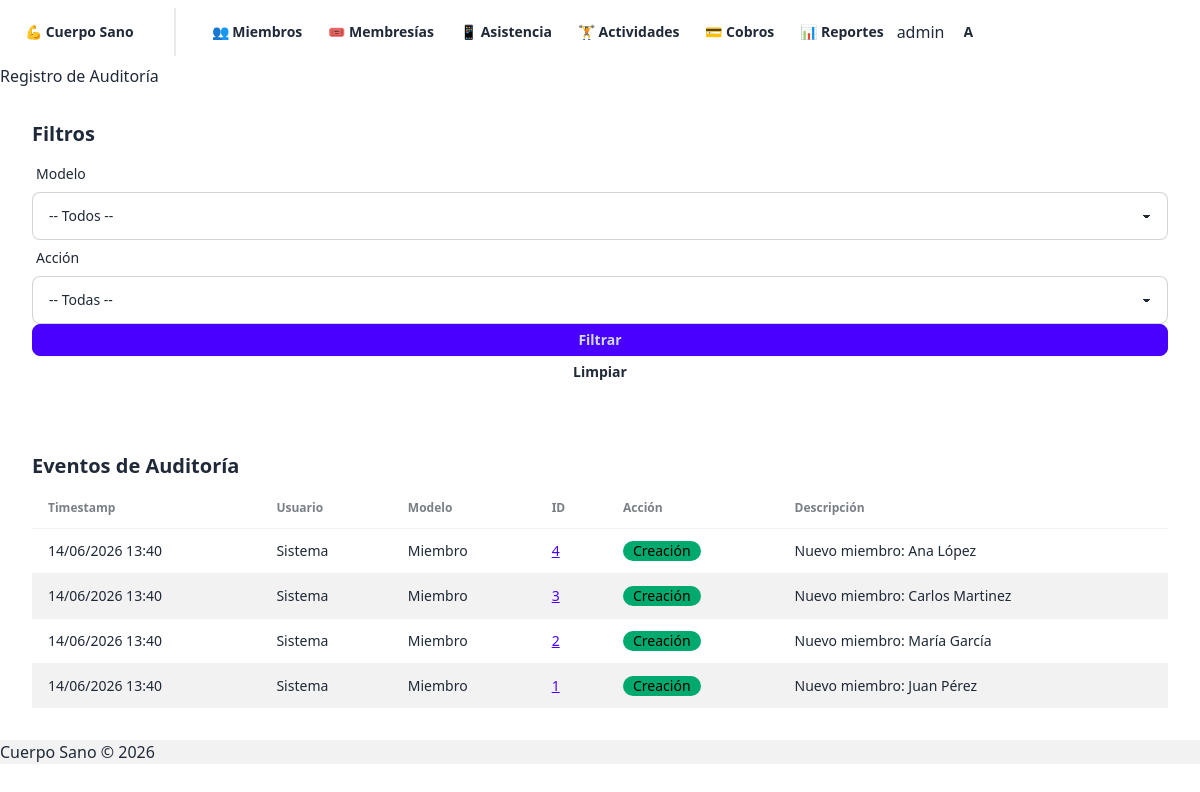
Screenshot of /historial/auditlog/ (signed in) with the database file from the repository.
### historial/models.py (models this page shows, shortened)
class AuditLog(models.Model):
    ACCION_CHOICES = [
        ('CREATE', 'Creación'),
        ('UPDATE', 'Actualización'),
        ('DELETE', 'Eliminación'),
    ]
    modelo = models.CharField(max_length=50)  # Ej: 'Miembro', 'Cobro'
    id_objeto = models.IntegerField()  # ID del objeto auditado
    accion = models.CharField(max_length=10, choices=ACCION_CHOICES)
    usuario = models.ForeignKey(User, on_delete=models.SET_NULL, null=True, blank=True)
    timestamp = models.DateTimeField(auto_now_add=True)
    cambios = models.JSONField(default=dict, blank=True)  # {campo: {anterior: X, nuevo: Y}}
    descripcion = models.TextField(blank=True)
    class Meta:
        ordering = ['-timestamp']
        verbose_name_plural = 'Auditoría'
        indexes = [
            models.Index(fields=['modelo', 'id_objeto']),
            models.Index(fields=['-timestamp']),
            models.Index(fields=['usuario']),
        ]

### historial/views.py (the view)
# urls.py: path('auditlog/', views.lista_auditlog, name='auditlog'),
@login_required
def lista_auditlog(request):
    logs = AuditLog.objects.all().order_by('-timestamp')
    filtro_modelo = request.GET.get('modelo', '')
    filtro_accion = request.GET.get('accion', '')
    if filtro_modelo:
        logs = logs.filter(modelo=filtro_modelo)
    if filtro_accion:
        logs = logs.filter(accion=filtro_accion)
    modelos_unicos = AuditLog.objects.values_list('modelo', flat=True).distinct()
    return render(request, 'historial/auditlog.html', {
        'logs': logs,
        'modelos': modelos_unicos,
        'filtro_modelo': filtro_modelo,
        'filtro_accion': filtro_accion,
    })

### miembros/templatetags/custom_tags.py (called while the page is built)
@register.filter
def has_group(user, group_name):
    return user.groups.filter(name=group_name).exists()

### historial/templates/historial/auditlog.html (shortened to what this page needs)
{% extends "base.html" %}
{% block content %}
<div class="container mx-auto p-4">
    <h1 class="text-3xl font-bold mb-6">Registro de Auditoría</h1>
    <div class="card bg-base-100 shadow-md mb-6">
        <div class="card-body">
            <h2 class="card-title text-lg mb-4">Filtros</h2>
            <form method="get" class="grid grid-cols-1 md:grid-cols-3 gap-4 items-end">
                <div class="form-control">
                    <label class="label">
                        <span class="label-text text-sm">Modelo</span>
                    </label>
                    <select name="modelo" class="select select-bordered w-full">
                        <option value="">-- Todos --</option>
                    </select>
                </div>
                <div class="form-control">
                    <label class="label">
                        <span class="label-text text-sm">Acción</span>
                    </label>
                    <select name="accion" class="select select-bordered w-full">
                        <option value="">-- Todas --</option>
                    </select>
                </div>
                <div class="form-control md:flex-row gap-2 justify-end">
                    <button type="submit" class="btn btn-primary btn-sm">Filtrar</button>
                    <a href="{% url 'historial:auditlog' %}" class="btn btn-ghost btn-sm">Limpiar</a>
                </div>
            </form>
        </div>
    </div>
    <div class="card bg-base-100 shadow-md">
        <div class="card-body">
            <h2 class="card-title mb-4">Eventos de Auditoría</h2>
            {% if logs %}
                <div class="overflow-x-auto">
                    <table class="table table-zebra w-full">
                        <thead>
                            <tr>
                                <th>Timestamp</th>
                                <th>Usuario</th>
                                <th>Modelo</th>
                                <th>ID</th>
                                <th>Acción</th>
                                <th>Descripción</th>
                            </tr>
                        </thead>
                        <tbody>
                            {% for log in logs %}
                                <tr>
                                    <td class="text-sm">{{ log.timestamp|date:"d/m/Y H:i" }}</td>
                                    <td>{{ log.usuario|default:"Sistema" }}</td>
                                    <td class="font-semibold">{{ log.modelo }}</td>
                                    <td>
                                        {% if log.modelo == 'Miembro' %}
                                            <a href="{% url 'miembros:detalle' log.id_objeto %}" class="link link-primary">{{ log.id_objeto }}</a>
                                        {% elif log.modelo == 'Cobro' %}
                                            <a href="{% url 'cobros:detalle' log.id_objeto %}" class="link link-primary">{{ log.id_objeto }}</a>
                                        {% else %}
                                            {{ log.id_objeto }}
                                        {% endif %}
                                    </td>
                                    <td>
                                        {% if log.accion == 'CREATE' %}
                                            <span class="badge badge-success">{{ log.get_accion_display }}</span>
                                        {% elif log.accion == 'UPDATE' %}
                                            <span class="badge badge-info">{{ log.get_accion_display }}</span>
                                        {% else %}
                                            <span class="badge badge-error">{{ log.get_accion_display }}</span>
                                        {% endif %}
                                    </td>
                                    <td>{{ log.descripcion }}</td>
                                </tr>
                            {% endfor %}
                        </tbody>
                    </table>
                </div>
            {% else %}
                <div class="alert alert-info">
                    <p>No hay eventos de auditoría para los filtros seleccionados.</p>
                </div>
            {% endif %}
        </div>
    </div>
</div>
{% endblock %}

### templates/base.html (shortened to what this page needs)
{% load custom_tags %}<!DOCTYPE html>
<html lang="es">
<head>
    <link href="https://cdn.jsdelivr.net/npm/daisyui@4/dist/full.min.css" rel="stylesheet">
</head>
<body>
    <div class="min-h-screen flex flex-col">
        {% if user.is_authenticated %}
        <nav class="navbar bg-gradient-to-r from-indigo-600 to-blue-600 shadow-lg text-white">
            <div class="flex-1">
                <a href="/" class="btn btn-ghost text-xl font-bold text-white hover:bg-white/10">
                    💪 Cuerpo Sano
                </a>
                {% if user.groups.all|length > 0 %}
                    <div class="divider divider-horizontal mx-2 bg-white/20 h-6"></div>
                    {% if user|has_group:"Admin" %}
                        <a href="{% url 'miembros:lista' %}" class="btn btn-ghost btn-sm text-white hover:bg-white/20">👥 Miembros</a>
                        <a href="{% url 'membresias:lista_tipos' %}" class="btn btn-ghost btn-sm text-white hover:bg-white/20">🎟️ Membresías</a>
                        <a href="{% url 'asistencia:biometrico' %}" class="btn btn-ghost btn-sm text-white hover:bg-white/20">📱 Asistencia</a>
                        <a href="{% url 'actividades:lista' %}" class="btn btn-ghost btn-sm text-white hover:bg-white/20">🏋️ Actividades</a>
                        <a href="{% url 'cobros:lista' %}" class="btn btn-ghost btn-sm text-white hover:bg-white/20">💳 Cobros</a>
                        <a href="{% url 'reportes:asistencias' %}" class="btn btn-ghost btn-sm text-white hover:bg-white/20">📊 Reportes</a>
                    {% elif user|has_group:"Entrenador" %}
                        <a href="{% url 'entrenadores:asistencia' %}" class="btn btn-ghost btn-sm text-white hover:bg-white/20">📋 Mi Asistencia</a>
                        <a href="{% url 'actividades:lista' %}" class="btn btn-ghost btn-sm text-white hover:bg-white/20">🏋️ Actividades</a>
                    {% endif %}
                {% endif %}
            </div>
            <div class="flex-none gap-4">
                <span class="text-sm font-medium">{{ user.get_full_name|default:user.username }}</span>
                <div class="dropdown dropdown-end">
                    <button class="btn btn-circle btn-ghost avatar placeholder border border-white/30">
                        <div class="bg-white text-indigo-600 w-10 rounded-full flex items-center justify-center font-bold">
                            {{ user.username|first|upper }}
                        </div>
                    </button>
                </div>
            </div>
        </nav>
        {% endif %}
        <main class="flex-1 container mx-auto px-4 py-8">
            {% block content %}{% endblock %}
        </main>
        <footer class="bg-base-200 text-center py-4 text-sm">
            Cuerpo Sano &copy; 2026
        </footer>
    </div>
</body>
</html>

### rows the page displays
AuditLog: timestamp "14/06/2026 13:40", usuario "Sistema", modelo "Miembro", id_objeto "4", accion "Creación", descripcion "Nuevo miembro: Ana López"
AuditLog: timestamp "14/06/2026 13:40", usuario "Sistema", modelo "Miembro", id_objeto "3", accion "Creación", descripcion "Nuevo miembro: Carlos Martinez"
AuditLog: timestamp "14/06/2026 13:40", usuario "Sistema", modelo "Miembro", id_objeto "2", accion "Creación", descripcion "Nuevo miembro: María García"
AuditLog: timestamp "14/06/2026 13:40", usuario "Sistema", modelo "Miembro", id_objeto "1", accion "Creación", descripcion "Nuevo miembro: Juan Pérez"

### other values shown
{{ user.get_full_name|default:user.username }} "admin"
